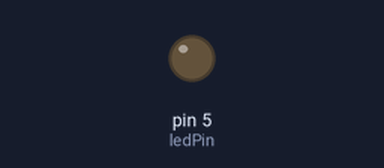
The sketch below on a simulated Arduino Uno, built with avr-gcc and run on an emulated ATmega328P. On the bench: output pins drawn as LEDs (lit = HIGH).

Above: at 0.05 s.
At 9.45 s:
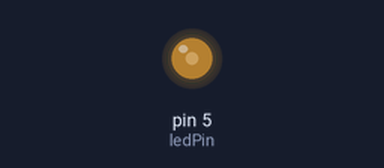
At 19.95 s:
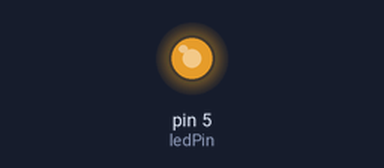
At 39.85 s:
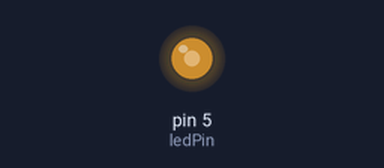
Timing chart, 0 to 40.0 s (numbered marks = the images above):
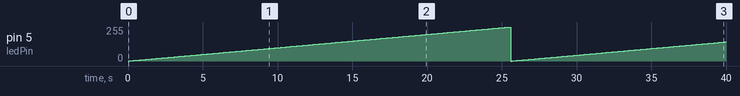

The sketch:

led_fade.ino
```cpp
// Pin
int ledPin = 5;

// Counter
int i = 0;

void setup() {

  // Set pin as output
  pinMode(ledPin, OUTPUT);

}

void loop() {

  // Control intensity
  analogWrite(ledPin, i);
  i = i + 1;

  // Check value
  if (i > 255) {
    i = 0;
  }

  // Wait
  delay(100);

}
```

Measured:
- by itself, pin 5 (ledPin): 0/255 → 1/255 at 0.10 s, → 2/255 0.10 s later, → 3/255 0.10 s later, → 4/255 0.10 s later, … (399 changes in this stretch)
